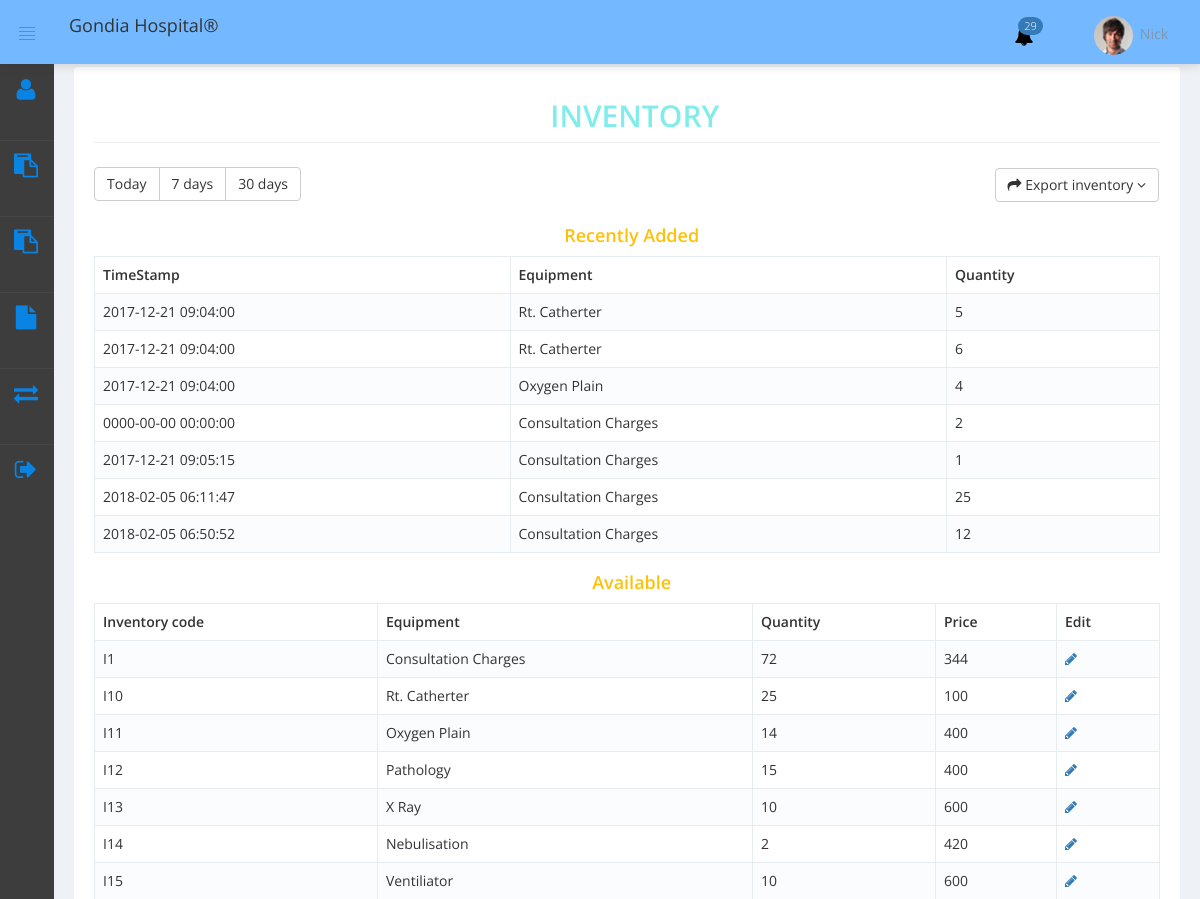
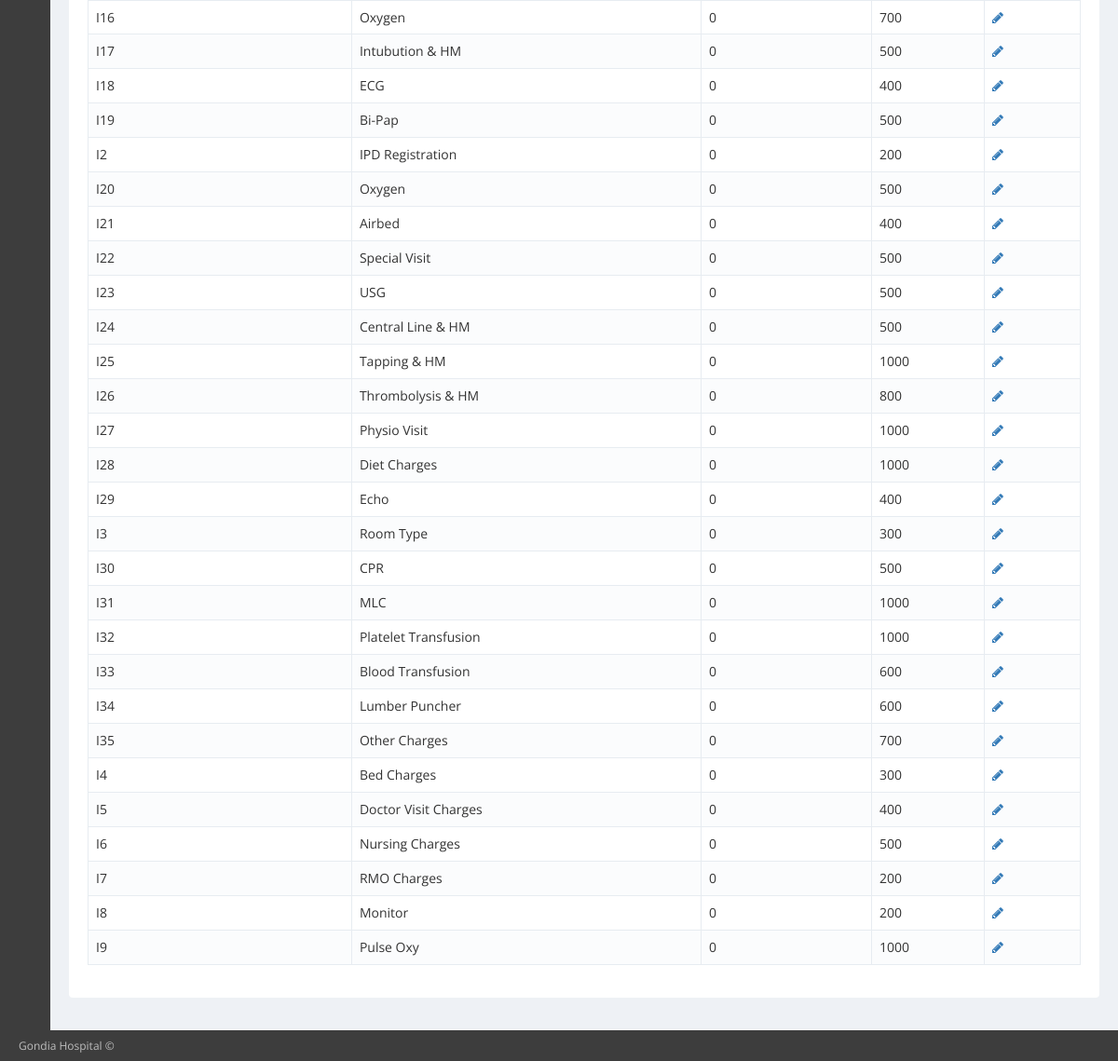
The page /inventory.php on the database its author committed (2 pictures, top to bottom).
### tables this page shows
CREATE TABLE `inventory_updatelog` (
  `Record` int(11) NOT NULL,
  `timestamp` timestamp NOT NULL DEFAULT CURRENT_TIMESTAMP,
  `equipment_name` varchar(50) NOT NULL,
  `Quantity` int(11) NOT NULL
);

CREATE TABLE `inventory` (
  `inven_id` varchar(10) NOT NULL,
  `inven_name` varchar(20) NOT NULL,
  `inven_cost` varchar(20) NOT NULL,
  `available` int(11) NOT NULL DEFAULT '0',
  `stamp` timestamp NOT NULL DEFAULT CURRENT_TIMESTAMP ON UPDATE CURRENT_TIMESTAMP
);

### inventory.php (the view, shortened to what this page needs)
<!DOCTYPE html>
<html lang="en">
<head>
<?php include("includes/header.php"); ?>
</head>
    <?php include("includes/bodyheader.php"); ?>
    <?php include("includes/navigation.php"); ?>
    <?php include("config.php");?>
    <?php $query= "SELECT * from inventory";
    $result = mysqli_query ($db,$query);
    $query= "SELECT * from inventory_updatelog";
    $result2 = mysqli_query ($db,$query);
    ?>
            <div class="page-content-wrapper">
                <div class="page-content">
                    <div class="row">
                        <div class="col-md-12">
                            <div class="portlet light ">
                                <div class="portlet-title">
                                    <h2 style="text-align:center;"><span class=" font-yellow-lemon sbold">
                                    <div style="color:#81ecec">&nbsp; INVENTORY</div></span></h2>
                                </div>
                                <div class="portlet-body">
                                    <div class="row">
                                        <div class="col-md-6 col-sm-6 col-xs-12">
                                            <div class="btn-group" style="padding-top: 6px ;">
                                                <button type="button" class="btn btn-default" id="today">Today</button>
                                                <button type="button" class="btn btn-default" id="days">7 days</button>
                                                <button type="button" class="btn btn-default" id="month">30 days</button>
                                            </div>
                                            <div class="form-group">
                                                <div class="col-md-4">
                                                </div>
                                            </div>
                                        </div>
                                        <div class="col-md-6 col-sm-6 col-xs-12">
                                            <div class="btn" style="float: right; padding-right: 0;">
                                            <a class="btn btn-default" href="javascript:;" data-toggle="dropdown" aria-expanded="true">
                                                <i class="fa fa-share"></i>
                                                <span class="hidden-xs"> Export inventory </span>
                                                <i class="fa fa-angle-down"></i>
                                            </a>
                                            <div class="dropdown-backdrop"></div>
                                            </div>
                                        </div>
                                    </div>
                                     <table class="table table-striped table-bordered table-hover table-header-fixed dt-responsive" width="100%" id="sample_33">
                                        <thead><h4 style="text-align:center;"><span class=" font-yellow-lemon sbold">
                                    <div style="color:#ffc107">&nbsp; Recently Added</div></span></h4>
                                            <tr class="">
                                                <th class="all"> TimeStamp </th>
                                                <th class="all"> Equipment </th>
                                                <th class="all"> Quantity</th>
                                            </tr>
                                        </thead>
                                        <tbody id="inventorybody">
                                            <?php
                                                if($result2){
                                                    while($row2=mysqli_fetch_assoc($result2))
                                                    {
                                                        echo '<tr><td>'.$row2["timestamp"].'</td><td>'.$row2["equipment_name"].'</td><td>'.$row2["Quantity"];
                                                    }
                                                }
                                            ?>
                                        </tbody>
                                    </table>
                                    <table class="table table-striped table-bordered table-hover table-header-fixed dt-responsive resultss" width="100%" id="sample_3">
                                        <thead>
                                           <h4 style="text-align:center;"><span class=" font-yellow-lemon sbold">
                                            <div style="color:#ffc107">&nbsp; Available</div></span></h4>
                                             <tr class="">
                                                <th class="all"> Inventory code </th>
                                                <th class="all"> Equipment </th>
                                                <th class="all"> Quantity</th>
                                                <th class="all"> Price</th>
                                                <th class="all"> Edit</th>
                                            </tr>
                                        </thead>
                                        <tbody id="inventorybody">
                                            <?php
                                                if($result){
                                                    while($row=mysqli_fetch_assoc($result))
                                                    {
                                                        echo '<tr><td>'.$row["inven_id"].'</td><td>'.$row["inven_name"].'</td><td>'.$row["available"].'</td><td>'.$row["inven_cost"].'</td><td><a href="edit_inventory.php?id='.$row["inven_id"].'&n='.$row["inven_name"].'"><i class="fa fa-pencil"></i></a></td></tr>';
                                                    }
                                                }
                                            ?>
                                        </tbody>
                                    </table>
                                </div>
                            </div>
                        </div>
                    </div>
                </div>
            </div>
        </div>
        <?php include("includes/footer.php"); ?>
    </body>
</html>

### includes/header.php (shortened to what this page needs)
<link href="../Gondia/assets/global/plugins/font-awesome/css/font-awesome.min.css" rel="stylesheet" type="text/css" />
<link href="../Gondia/assets/global/plugins/simple-line-icons/simple-line-icons.min.css" rel="stylesheet" type="text/css" />
<link href="../Gondia/assets/global/plugins/bootstrap/css/bootstrap.min.css" rel="stylesheet" type="text/css" />
<link href="../Gondia/assets/global/plugins/bootstrap-switch/css/bootstrap-switch.min.css" rel="stylesheet" type="text/css" />
<link href="../Gondia/assets/global/css/animate.css" rel="stylesheet" type="text/css">
<link href="../Gondia/assets/global/css/components-rounded.min.css" rel="stylesheet" id="style_components" type="text/css" />
<link href="../Gondia/assets/global/css/plugins.min.css" rel="stylesheet" type="text/css" />
<link href="../Gondia/assets/layouts/layout2/css/layout.css" rel="stylesheet" type="text/css" />
<link href="../Gondia/assets/layouts/layout2/css/themes/dark.min.css" rel="stylesheet" type="text/css" id="style_color" />
<link href="../Gondia/assets/layouts/layout2/css/custom.min.css" rel="stylesheet" type="text/css" />
<link href="../Gondia/assets/global/plugins/bootstrap-switch/css/bootstrap-switch.min.css" rel="stylesheet" type="text/css" />
<link href="https://gitcdn.github.io/bootstrap-toggle/2.2.2/css/bootstrap-toggle.min.css" rel="stylesheet">
<link href="../Gondia/assets/global/plugins/datatables/datatables.min.css" rel="stylesheet" type="text/css" />
<link href="../Gondia/assets/global/plugins/datatables/plugins/bootstrap/datatables.bootstrap.css" rel="stylesheet" type="text/css" />
<link href="../Gondia/assets/global/plugins/fancybox/source/jquery.fancybox.css" rel="stylesheet" type="text/css" />
<link href="../Gondia/assets/global/plugins/jquery-file-upload/blueimp-gallery/blueimp-gallery.min.css" rel="stylesheet" type="text/css" />
<link href="../Gondia/assets/global/plugins/jquery-file-upload/css/jquery.fileupload.css" rel="stylesheet" type="text/css" />
<link href="../Gondia/assets/global/plugins/jquery-file-upload/css/jquery.fileupload-ui.css" rel="stylesheet" type="text/css" />
<link href="../Gondia/assets/global/plugins/bootstrap-daterangepicker/daterangepicker.min.css" rel="stylesheet" type="text/css" />
<link href="../Gondia/assets/global/plugins/bootstrap-datepicker/css/bootstrap-datepicker3.min.css" rel="stylesheet" type="text/css" />
<link href="../Gondia/assets/global/plugins/bootstrap-timepicker/css/bootstrap-timepicker.min.css" rel="stylesheet" type="text/css" />
<link href="../Gondia/assets/global/plugins/bootstrap-datetimepicker/css/bootstrap-datetimepicker.min.css" rel="stylesheet" type="text/css" />
<link href="../Gondia/assets/global/plugins/clockface/css/clockface.css" rel="stylesheet" type="text/css" />

### includes/bodyheader.php (shortened to what this page needs)
<body class="page-header-fixed page-sidebar-closed-hide-logo page-sidebar-closed page-container-bg-solid">
    <div class="page-header navbar navbar-fixed-top">
        <div class="page-header-inner ">
            <div class="page-logo">
                <div class="menu-toggler sidebar-toggler" >
                </div>
            </div>
            <?php
                include('config.php');
                $query= "SELECT inven_name,inven_id from inventory where available<=5";
                $result = mysqli_query ($db,$query);
                $rowcount=mysqli_num_rows($result);
            ?>
            <div class="page-top">
                <div class="nav navbar-brand pull-left">Gondia Hospital&reg;</div>
                <div class="top-menu">
                    <div class="nav navbar-nav pull-right">
                        <li class="dropdown dropdown-user dropdown-dark">
                        <a href="javascript:;" class="dropdown-toggle" data-toggle="dropdown" data-hover="dropdown" data-close-others="true">
                        <span class="username username-hide-on-mobile"> Nick </span>
                            <img alt="" class="img-circle" src="../Gondia/assets/layouts/layout4/img/avatar9.jpg" /> </a>
                        </li>
                    </div>
                    <ul class="nav navbar-nav navbar-right pull-right">
                        <li class="dropdown dropdown-dark dropdown-extended dropdown-notification" id="header_notification_bar">
                            <a href="javascript:;" class="dropdown-toggle waves-effect waves-light" data-toggle="dropdown" data-hover="dropdown" data-close-others="true">
                                <i class="fa fa-bell" style="color: black;"></i>
                                <?php
                                if($rowcount!=0){
                                echo '<span class="badge badge-primary">'.$rowcount.' </span>';
                                }
                                else{}
                                ?>
                            </a>
                        </li>
                    </ul>
                </div>
            </div>
        </div>
    </div>

### includes/navigation.php (shortened to what this page needs)
<div class="page-container">
    <div class="page-sidebar-wrapper">
        <div class="page-sidebar navbar-collapse collapse">
            <ul class="page-sidebar-menu page-sidebar-menu-closed page-header-fixed page-sidebar-menu-hover-submenu" data-keep-expanded="false" data-auto-scroll="true" data-slide-speed="200">
                <li class="nav-item start">
                    <a href="Admitpatient.php" class="nav-link nav-toggle">
                        <i class="fa fa-user" style="color:#0984e3"></i>
                    </a>
                </li>
                 <li class="nav-item ">
                    <a  class="nav-link nav-toggle">
                        <i class="fa fa-clipboard" style="color:#0984e3"></i>
                    </a>
                </li>
                <li class="nav-item  ">
                    <a href="inventory.php" class="nav-link nav-toggle">
                        <i class="fa fa-clipboard" style="color:#0984e3"></i>
                    </a>
                </li>
                <li class="nav-item  ">
                    <a href="Billing.php" class="nav-link nav-toggle">
                        <i class="fa fa-file" style="color:#0984e3"></i>
                    </a>
                </li>
                <li class="nav-item  ">
                    <a href="signup.php" class="nav-link nav-toggle">
                        <i class="fa fa-exchange" style="color:#0984e3"></i>
                    </a>
                </li>
                <li class="nav-item  ">
                    <a href="#" class="nav-link nav-toggle">
                        <i class="fa fa-sign-out" style="color:#0984e3"></i>
                    </a>
                </li>
            </ul>
        </div>
    </div>

### includes/footer.php (shortened to what this page needs)
<div class="page-footer">
    <div class="page-footer-inner">Gondia Hospital &copy;
    </div>
</div>

### includes/header.php (style rules this page uses)
table { border-collapse: collapse; width: 100%; }
th, td { padding: 18px; text-align: left; border-bottom: 1px solid #ddd; }

### rows shown on the page
inventory_updatelog: timestamp "2017-12-21 09:04:00", equipment_name "Rt. Catherter", Quantity "5"
inventory_updatelog: timestamp "2017-12-21 09:04:00", equipment_name "Rt. Catherter", Quantity "6"
inventory_updatelog: timestamp "2017-12-21 09:04:00", equipment_name "Oxygen Plain", Quantity "4"
inventory_updatelog: timestamp "0000-00-00 00:00:00", equipment_name "Consultation Charges", Quantity "2"
inventory_updatelog: timestamp "2017-12-21 09:05:15", equipment_name "Consultation Charges", Quantity "1"
inventory_updatelog: timestamp "2018-02-05 06:11:47", equipment_name "Consultation Charges", Quantity "25"
inventory_updatelog: timestamp "2018-02-05 06:50:52", equipment_name "Consultation Charges", Quantity "12"
inventory: inven_id "I1", inven_name "Consultation Charges", available "72", inven_cost "344"
inventory: inven_id "I10", inven_name "Rt. Catherter", available "25", inven_cost "100"
inventory: inven_id "I11", inven_name "Oxygen Plain", available "14", inven_cost "400"
inventory: inven_id "I12", inven_name "Pathology", available "15", inven_cost "400"
inventory: inven_id "I13", inven_name "X Ray", available "10", inven_cost "600"
inventory: inven_id "I14", inven_name "Nebulisation", available "2", inven_cost "420"
inventory: inven_id "I15", inven_name "Ventiliator", available "10", inven_cost "600"
inventory: inven_id "I16", inven_name "Oxygen", available "0", inven_cost "700"
inventory: inven_id "I17", inven_name "Intubution & HM", available "0", inven_cost "500"
inventory: inven_id "I18", inven_name "ECG", available "0", inven_cost "400"
inventory: inven_id "I19", inven_name "Bi-Pap", available "0", inven_cost "500"
inventory: inven_id "I2", inven_name "IPD Registration", available "0", inven_cost "200"
inventory: inven_id "I20", inven_name "Oxygen", available "0", inven_cost "500"
inventory: inven_id "I21", inven_name "Airbed", available "0", inven_cost "400"
inventory: inven_id "I22", inven_name "Special Visit", available "0", inven_cost "500"
inventory: inven_id "I23", inven_name "USG", available "0", inven_cost "500"
inventory: inven_id "I24", inven_name "Central Line & HM", available "0", inven_cost "500"
inventory: inven_id "I25", inven_name "Tapping & HM", available "0", inven_cost "1000"
inventory: inven_id "I26", inven_name "Thrombolysis & HM", available "0", inven_cost "800"
inventory: inven_id "I27", inven_name "Physio Visit", available "0", inven_cost "1000"
inventory: inven_id "I28", inven_name "Diet Charges", available "0", inven_cost "1000"
inventory: inven_id "I29", inven_name "Echo", available "0", inven_cost "400"
inventory: inven_id "I3", inven_name "Room Type", available "0", inven_cost "300"
inventory: inven_id "I30", inven_name "CPR", available "0", inven_cost "500"
inventory: inven_id "I31", inven_name "MLC", available "0", inven_cost "1000"
inventory: inven_id "I32", inven_name "Platelet Transfusion", available "0", inven_cost "1000"
inventory: inven_id "I33", inven_name "Blood Transfusion", available "0", inven_cost "600"
inventory: inven_id "I34", inven_name "Lumber Puncher", available "0", inven_cost "600"
inventory: inven_id "I35", inven_name "Other Charges", available "0", inven_cost "700"
inventory: inven_id "I4", inven_name "Bed Charges", available "0", inven_cost "300"
inventory: inven_id "I5", inven_name "Doctor Visit Charges", available "0", inven_cost "400"
inventory: inven_id "I6", inven_name "Nursing Charges", available "0", inven_cost "500"
inventory: inven_id "I7", inven_name "RMO Charges", available "0", inven_cost "200"
inventory: inven_id "I8", inven_name "Monitor", available "0", inven_cost "200"
inventory: inven_id "I9", inven_name "Pulse Oxy", available "0", inven_cost "1000"

### other values the page prints
$rowcount "29"
